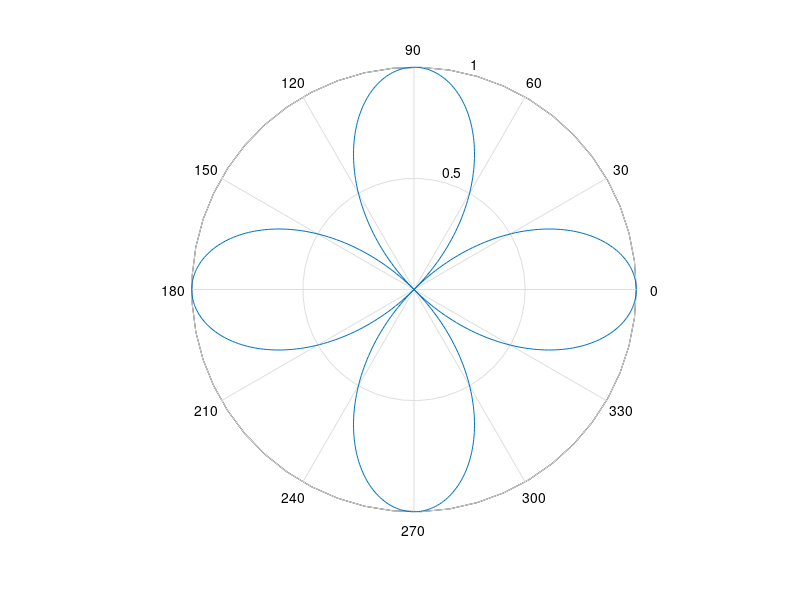
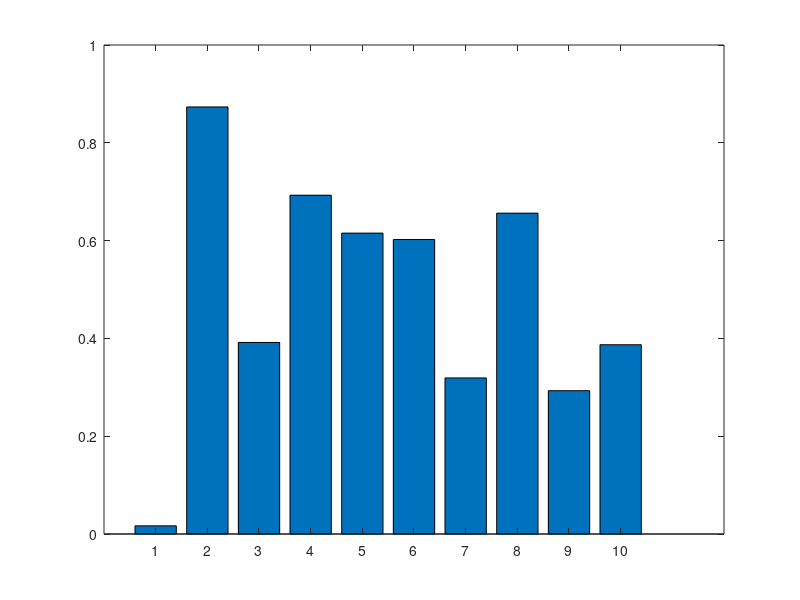
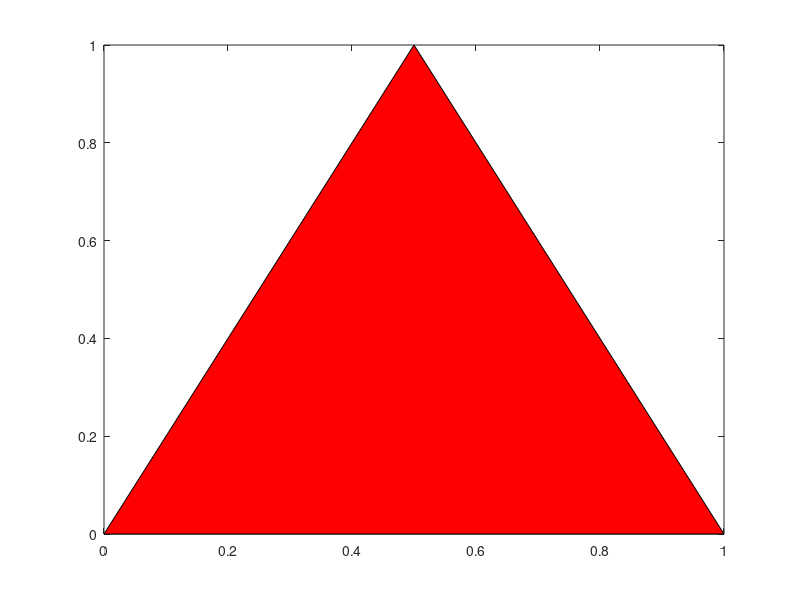

These charts were generated, in order, by the following MATLAB code:
% polar - to make polar plots
figure;
polar(0:0.01:2*pi, cos((0:0.01:2*pi)*2));

% bar - to make bar graphs
figure;
bar(1:10, rand(1, 10));

% quiver -0 to add velocity vector to a plot
figure;
[X, Y] = meshgrid(1:10, 1:10);
quiver(X, Y, rand(10), rand(10));

% stairs - plot piecewise constant functions
stairs(1:10, rand(1, 10));

% fill - draws and fills a polygon with specified vertices
fill([0 1 0.5], [0 0 1], 'r');